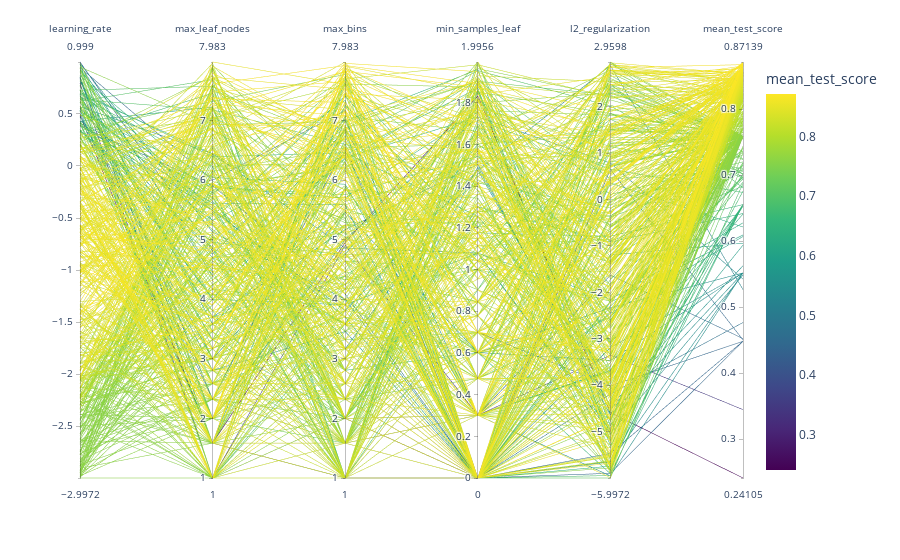

The notebook cell saved with this chart:
### Markdown cell above
In the previous plot we see that the top performing values are located in a
band of learning rate between 0.01 and 1.0, but we have no control in how the
other hyperparameters interact with such values for the learning rate.
Instead, we can visualize all the hyperparameters at the same time using a
parallel coordinates plot.

### Code cell
import numpy as np
import plotly.express as px

fig = px.parallel_coordinates(
    cv_results.rename(shorten_param, axis=1).apply(
        {
            "learning_rate": np.log10,
            "max_leaf_nodes": np.log2,
            "max_bins": np.log2,
            "min_samples_leaf": np.log10,
            "l2_regularization": np.log10,
            "mean_test_score": lambda x: x,
        }
    ),
    color="mean_test_score",
    color_continuous_scale=px.colors.sequential.Viridis,
)
fig.show()

### Figure 1 — Plotly figure (JSON) as saved in the notebook; plotly's stock layout.template omitted (floating-point values rounded to 4 significant figures; data arrays with more than 128 entries replaced by an {"elided": "..."} marker saying what was removed)
{"data": [{"dimensions": [{"label": "learning_rate", "values": {"elided": "500 float values"}}, {"label": "max_leaf_nodes", "values": {"elided": "500 float values"}}, {"label": "max_bins", "values": {"elided": "500 float values"}}, {"label": "min_samples_leaf", "values": {"elided": "500 float values"}}, {"label": "l2_regularization", "values": {"elided": "500 float values"}}, {"label": "mean_test_score", "values": {"elided": "500 float values"}}], "domain": {"x": [0, 1], "y": [0, 1]}, "line": {"color": {"elided": "500 float values"}, "coloraxis": "coloraxis"}, "name": "", "type": "parcoords"}], "layout": {"coloraxis": {"colorbar": {"title": {"text": "mean_test_score"}}, "colorscale": [[0, "#440154"], [0.1111, "#482878"], [0.2222, "#3e4989"], [0.3333, "#31688e"], [0.4444, "#26828e"], [0.5556, "#1f9e89"], [0.6667, "#35b779"], [0.7778, "#6ece58"], [0.8889, "#b5de2b"], [1, "#fde725"]]}, "legend": {"tracegroupgap": 0}, "margin": {"t": 60}}}
